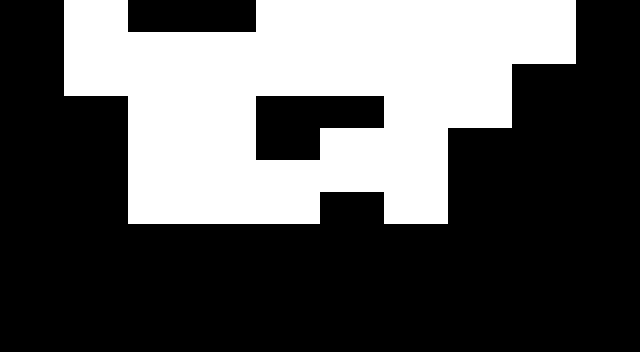

A 2D game scene composited from a Tiled map and its tileset images. What follows is a short description and the map's XML, with each tile layer's data collapsed to a summary:
An orthogonal 10x11 tile map with 64x32 px tiles, 1 tile layer (Tile Layer 1).

<map version="1.0" orientation="orthogonal" width="10" height="11" tilewidth="64" tileheight="32">
 <tileset firstgid="1" name="Block" tilewidth="64" tileheight="32">
  <image source="block.png" width="64" height="32" />
 </tileset>
 <layer name="Tile Layer 1" width="10" height="11">
  <data>[110 cells, 38 non-empty, 1 distinct tile ids]</data>
 </layer>
</map>
